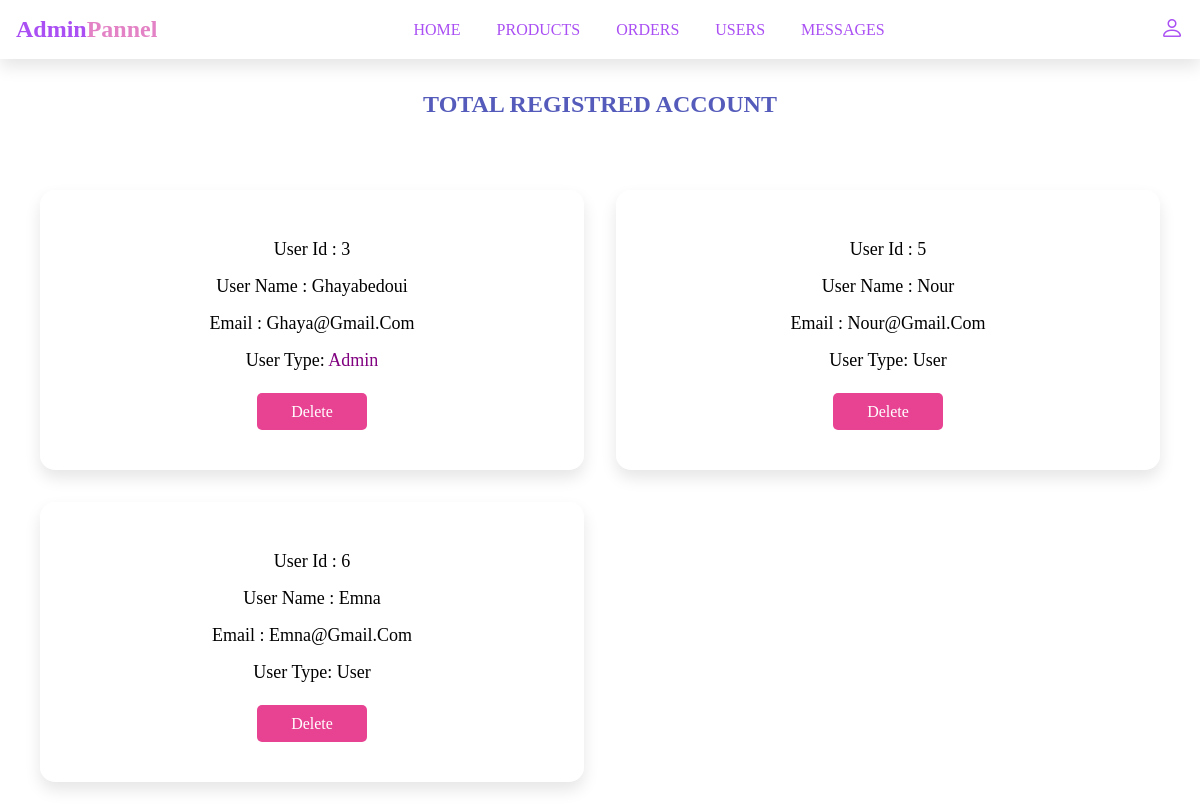
The page /admin_users.php (signed in) on the database as committed earlier.
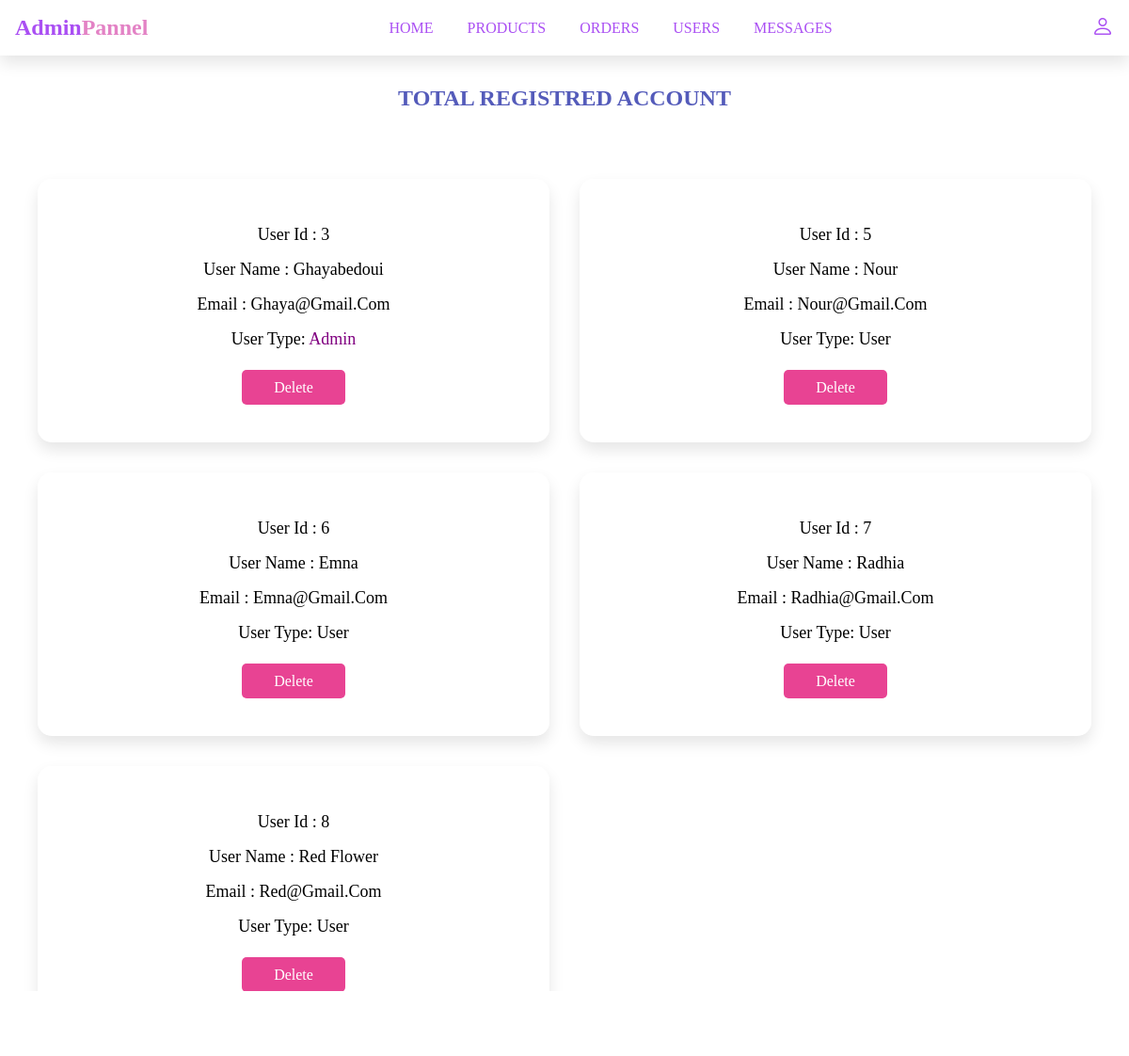
The same page on the database as committed later.
### tables this page shows
CREATE TABLE `users` (
  `id` int(50) NOT NULL,
  `name` varchar(255) NOT NULL,
  `email` varchar(255) NOT NULL,
  `password` varchar(255) NOT NULL,
  `user_type` varchar(255) NOT NULL DEFAULT 'user'
);

### admin_users.php (the view, shortened to what this page needs)
<?php
include 'connection.php';
?>
<!DOCTYPE html>
<html lang="en">
<head>
</head>
<body>
  <?php include 'admin_header.php'; ?>
    <section class="user-container">
      <h1 class="title">
        total registred account
      </h1>
      <div class="box-container">
        <?php
        $select_users = mysqli_query($conn, "SELECT * FROM `users`") or die('query failed');
        if (mysqli_num_rows($select_users) > 0) {
           while ($fetch_users = mysqli_fetch_assoc($select_users)) {
        ?>
        <div class="box">
            <p> user id : <span><?php echo $fetch_users['id']; ?></span> </p>
            <p> user name : <span><?php echo $fetch_users['name']; ?></span> </p>
            <p> email : <span><?php echo $fetch_users['email']; ?></span> </p>
            <p>user type: <span style ="color:<?php if  ($fetch_users['user_type'] == 'admin') { echo 'purple'; } ?>;">
            <?php echo $fetch_users['user_type']; ?></span></p>
            <a href="admin_users.php?delete=<?php echo $fetch_users['id']; ?>" onclick="return confirm('delete this user?');" class="delete">delete</a>
        </div>
        <?php }} ?>
      </div>
    </section>
</body>
</html>

Rows that differ between the two databases and show on the page:
added users: id "7", name "Radhia", email "Radhia@gmail.com", user_type "User"
added users: id "8", name "Red Flower", email "Red@gmail.com", user_type "User"
